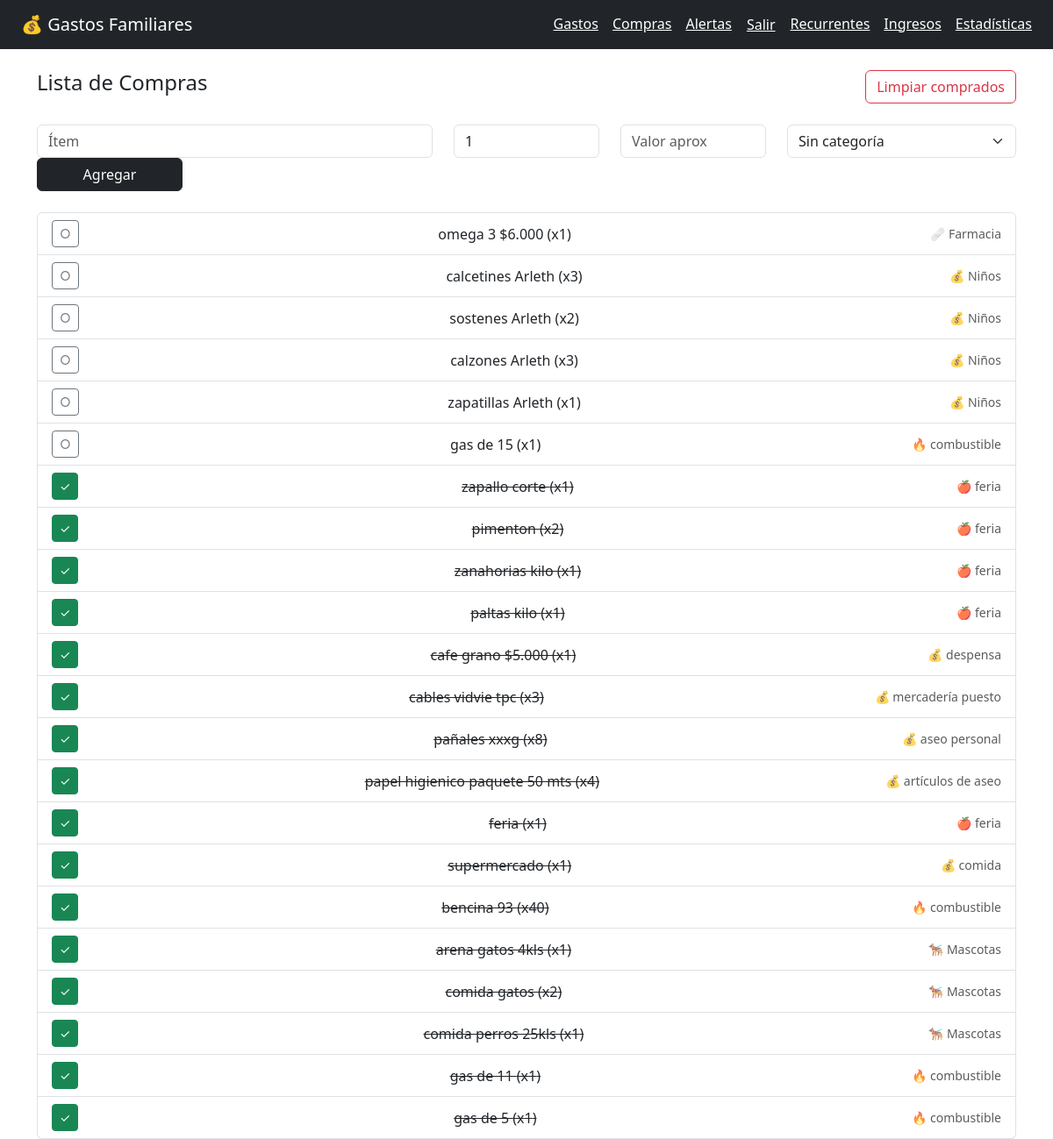
Screenshot of /compras/ (signed in) with the database file from the repository.
### gastos/models.py (models this page shows, shortened)
class ItemCompra(models.Model): #lista de compras, con nombre del producto, cantidad, si ya se compró o no, etc
    usuario = models.ForeignKey(User, on_delete=models.CASCADE, related_name='lista_compras')
    nombre = models.CharField(max_length=150)
    cantidad = models.PositiveIntegerField(default=1)
    valor_aprox = models.DecimalField(max_digits=10, decimal_places=0, null=True, blank=True)
    comprado = models.BooleanField(default=False)
    categoria = models.ForeignKey(Categoria, on_delete=models.SET_NULL, null=True, blank=True)
    creado_en = models.DateTimeField(auto_now_add=True)
    class Meta:
        ordering = ['comprado', '-creado_en']

class Categoria(models.Model): #categorias de gastos
    nombre = models.CharField(max_length=100)
    icono = models.CharField(max_length=10, default='💰')
    color = models.CharField(max_length=7, default='#6366f1')
    class Meta:
        verbose_name_plural = 'categorías'
        ordering = ['nombre']
    def __str__(self):
        return f"{self.icono} {self.nombre}"

### gastos/views.py (the view)
# urls.py: path('compras/', views.lista_compras, name='lista_compras'),
@login_required
def lista_compras(request):
    items = ItemCompra.objects.filter(usuario=request.user).select_related('categoria')
    return render(request, 'gastos/compras.html', {
        'items': items,
        'categorias': Categoria.objects.all(),
    })

### templates/gastos/compras.html (shortened to what this page needs)
{% extends 'gastos/base.html' %}
{% block contenido %}
<div class="d-flex justify-content-between mb-4">
    <h4>Lista de Compras</h4>
    <form method="post" action="{% url 'limpiar_comprados' %}">
        <button class="btn btn-outline-danger">Limpiar comprados</button>
    </form>
</div>
<form method="post" action="{% url 'agregar_compra' %}" class="row mb-4">
    <div class="col-md-5">
        <input type="text" name="nombre" class="form-control" placeholder="Ítem" required>
    </div>
    <div class="col-md-2">
        <input type="number" name="cantidad" class="form-control" value="1" min="1">
    </div>
    <div class="col-md-2">
        <input type="number" name="valor_aprox" class="form-control" placeholder="Valor aprox">
    </div>
    <div class="col-md-3">
        <select name="categoria" class="form-select">
            <option value="">Sin categoría</option>
        </select>
    </div>
    <div class="col-md-2">
        <button class="btn btn-dark w-100">Agregar</button>
    </div>
</form>
<ul class="list-group">
    {% for item in items %}
    <li class="list-group-item d-flex justify-content-between align-items-center">
        <form method="post" action="{% url 'toggle_compra' item.pk %}">
            <button class="btn btn-sm {% if item.comprado %}btn-success{% else %}btn-outline-secondary{% endif %}">
                {% if item.comprado %}✓{% else %}○{% endif %}
            </button>
        </form>
        <span {% if item.comprado %}style="text-decoration:line-through"{% endif %}>
            {{ item.nombre }} (x{{ item.cantidad }})
        </span>
        <span class="text-muted small">{{ item.categoria }}</span>
    </li>
    {% empty %}
    <li class="list-group-item text-center">Lista vacía</li>
    {% endfor %}
</ul>
{% endblock %}

### rows the page displays
ItemCompra: nombre "omega 3 $6.000", cantidad "1", categoria "🩹 Farmacia"
ItemCompra: nombre "calcetines Arleth", cantidad "3", categoria "💰 Niños"
ItemCompra: nombre "sostenes Arleth", cantidad "2", categoria "💰 Niños"
ItemCompra: nombre "calzones Arleth", cantidad "3", categoria "💰 Niños"
ItemCompra: nombre "zapatillas Arleth", cantidad "1", categoria "💰 Niños"
ItemCompra: nombre "gas de 15", cantidad "1", categoria "🔥 combustible"
ItemCompra: nombre "zapallo corte", cantidad "1", categoria "🍎 feria"
ItemCompra: nombre "pimenton", cantidad "2", categoria "🍎 feria"
ItemCompra: nombre "zanahorias kilo", cantidad "1", categoria "🍎 feria"
ItemCompra: nombre "paltas kilo", cantidad "1", categoria "🍎 feria"
ItemCompra: nombre "cafe grano $5.000", cantidad "1", categoria "💰 despensa"
ItemCompra: nombre "cables vidvie tpc", cantidad "3", categoria "💰 mercadería puesto"
ItemCompra: nombre "pañales xxxg", cantidad "8", categoria "💰 aseo personal"
ItemCompra: nombre "papel higienico paquete 50 mts", cantidad "4", categoria "💰 artículos de aseo"
ItemCompra: nombre "feria", cantidad "1", categoria "🍎 feria"
ItemCompra: nombre "supermercado", cantidad "1", categoria "💰 comida"
ItemCompra: nombre "bencina 93", cantidad "40", categoria "🔥 combustible"
ItemCompra: nombre "arena gatos 4kls", cantidad "1", categoria "🐕‍🦺 Mascotas"
ItemCompra: nombre "comida gatos", cantidad "2", categoria "🐕‍🦺 Mascotas"
ItemCompra: nombre "comida perros 25kls", cantidad "1", categoria "🐕‍🦺 Mascotas"
ItemCompra: nombre "gas de 11", cantidad "1", categoria "🔥 combustible"
ItemCompra: nombre "gas de 5", cantidad "1", categoria "🔥 combustible"
